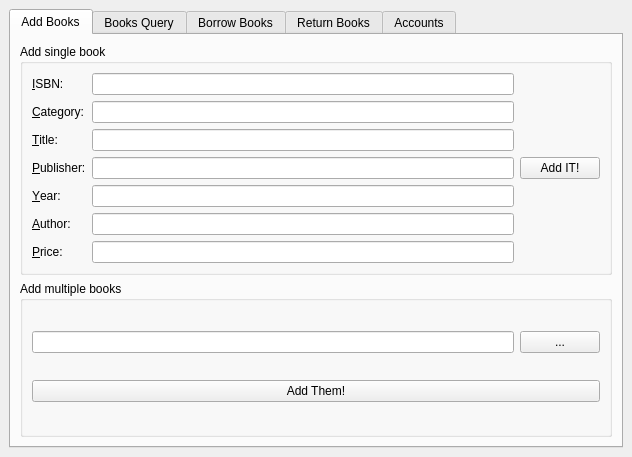
<?xml version="1.0" encoding="UTF-8"?>
<ui version="4.0">
 <class>MainWindow</class>
 <widget class="QMainWindow" name="MainWindow">
  <property name="geometry">
   <rect>
    <x>0</x>
    <y>0</y>
    <width>632</width>
    <height>457</height>
   </rect>
  </property>
  <property name="windowTitle">
   <string>Managment Platform</string>
  </property>
  <widget class="QWidget" name="centralwidget">
   <layout class="QGridLayout" name="gridLayout_6">
    <item row="0" column="0">
     <widget class="QTabWidget" name="tabWidget">
      <property name="currentIndex">
       <number>0</number>
      </property>
      <widget class="QWidget" name="addTab">
       <attribute name="title">
        <string>Add Books</string>
       </attribute>
       <layout class="QGridLayout" name="gridLayout">
        <item row="0" column="0">
         <layout class="QVBoxLayout" name="verticalLayout_4">
          <item>
           <widget class="QGroupBox" name="singleGroupBox">
            <property name="title">
             <string>Add single book</string>
            </property>
            <layout class="QHBoxLayout" name="horizontalLayout_3">
             <item>
              <layout class="QHBoxLayout" name="horizontalLayout">
               <item>
                <layout class="QVBoxLayout" name="verticalLayout_2">
                 <item>
                  <widget class="QLabel" name="ISBNLabel">
                   <property name="text">
                    <string>&amp;ISBN:</string>
                   </property>
                   <property name="buddy">
                    <cstring>ISBNEdit</cstring>
                   </property>
                  </widget>
                 </item>
                 <item>
                  <widget class="QLabel" name="categoryLabel">
                   <property name="text">
                    <string>&amp;Category:</string>
                   </property>
                   <property name="buddy">
                    <cstring>categoryEdit</cstring>
                   </property>
                  </widget>
                 </item>
                 <item>
                  <widget class="QLabel" name="titleLabel">
                   <property name="text">
                    <string>&amp;Title:</string>
                   </property>
                   <property name="buddy">
                    <cstring>titleEdit</cstring>
                   </property>
                  </widget>
                 </item>
                 <item>
                  <widget class="QLabel" name="publisherLabel">
                   <property name="text">
                    <string>&amp;Publisher:</string>
                   </property>
                   <property name="buddy">
                    <cstring>publiserEdit</cstring>
                   </property>
                  </widget>
                 </item>
                 <item>
                  <widget class="QLabel" name="yearLabel">
                   <property name="text">
                    <string>&amp;Year:</string>
                   </property>
                   <property name="buddy">
                    <cstring>yearEdit</cstring>
                   </property>
                  </widget>
                 </item>
                 <item>
                  <widget class="QLabel" name="authorLabel">
                   <property name="text">
                    <string>&amp;Author:</string>
                   </property>
                   <property name="buddy">
                    <cstring>authorEdit</cstring>
                   </property>
                  </widget>
                 </item>
                 <item>
                  <widget class="QLabel" name="priceLabel">
                   <property name="text">
                    <string>&amp;Price:</string>
                   </property>
                   <property name="buddy">
                    <cstring>priceEdit</cstring>
                   </property>
                  </widget>
                 </item>
                </layout>
               </item>
               <item>
                <layout class="QVBoxLayout" name="verticalLayout">
                 <item>
                  <widget class="QLineEdit" name="ISBNEdit"/>
                 </item>
                 <item>
                  <widget class="QLineEdit" name="categoryEdit"/>
                 </item>
                 <item>
                  <widget class="QLineEdit" name="titleEdit"/>
                 </item>
                 <item>
                  <widget class="QLineEdit" name="publiserEdit"/>
                 </item>
                 <item>
                  <widget class="QLineEdit" name="yearEdit"/>
                 </item>
                 <item>
                  <widget class="QLineEdit" name="authorEdit"/>
                 </item>
                 <item>
                  <widget class="QLineEdit" name="priceEdit"/>
                 </item>
                </layout>
               </item>
              </layout>
             </item>
             <item>
              <widget class="QPushButton" name="addButton">
               <property name="text">
                <string>Add IT!</string>
               </property>
              </widget>
             </item>
            </layout>
           </widget>
          </item>
          <item>
           <widget class="QGroupBox" name="multiGroupBox">
            <property name="title">
             <string>Add multiple books</string>
            </property>
            <layout class="QVBoxLayout" name="verticalLayout_3">
             <item>
              <layout class="QHBoxLayout" name="horizontalLayout_2">
               <item>
                <widget class="QLineEdit" name="fileEdit">
                 <property name="readOnly">
                  <bool>true</bool>
                 </property>
                </widget>
               </item>
               <item>
                <widget class="QPushButton" name="loadButton">
                 <property name="text">
                  <string>...</string>
                 </property>
                </widget>
               </item>
              </layout>
             </item>
             <item>
              <widget class="QPushButton" name="addmultiButton">
               <property name="text">
                <string>Add Them!</string>
               </property>
              </widget>
             </item>
            </layout>
           </widget>
          </item>
         </layout>
        </item>
       </layout>
      </widget>
      <widget class="QWidget" name="queeryTab">
       <attribute name="title">
        <string>Books Query</string>
       </attribute>
       <layout class="QGridLayout" name="gridLayout_2">
        <item row="0" column="0">
         <layout class="QVBoxLayout" name="verticalLayout_7">
          <item>
           <layout class="QHBoxLayout" name="horizontalLayout_6">
            <item>
             <layout class="QVBoxLayout" name="verticalLayout_6">
              <item>
               <widget class="QLabel" name="ISBNLabel_2">
                <property name="text">
                 <string>ISBN:</string>
                </property>
               </widget>
              </item>
              <item>
               <widget class="QLabel" name="categoryLabel_2">
                <property name="text">
                 <string>Category:</string>
                </property>
               </widget>
              </item>
              <item>
               <widget class="QLabel" name="titleLabel_2">
                <property name="text">
                 <string>Title:</string>
                </property>
               </widget>
              </item>
              <item>
               <widget class="QLabel" name="publisherLabel_2">
                <property name="text">
                 <string>Publisher:</string>
                </property>
               </widget>
              </item>
              <item>
               <widget class="QLabel" name="authorLabel_2">
                <property name="text">
                 <string>Author:</string>
                </property>
               </widget>
              </item>
              <item>
               <widget class="QLabel" name="label">
                <property name="text">
                 <string>Year from:</string>
                </property>
               </widget>
              </item>
              <item>
               <widget class="QLabel" name="label_3">
                <property name="text">
                 <string>Price from:</string>
                </property>
               </widget>
              </item>
             </layout>
            </item>
            <item>
             <layout class="QVBoxLayout" name="verticalLayout_5">
              <item>
               <widget class="QLineEdit" name="ISBNEdit_2"/>
              </item>
              <item>
               <widget class="QLineEdit" name="categoryEdit_2"/>
              </item>
              <item>
               <widget class="QLineEdit" name="titleEdit_2"/>
              </item>
              <item>
               <widget class="QLineEdit" name="publiserEdit_2"/>
              </item>
              <item>
               <widget class="QLineEdit" name="authorEdit_2"/>
              </item>
              <item>
               <layout class="QHBoxLayout" name="horizontalLayout_4">
                <item>
                 <widget class="QLineEdit" name="yearFromEdit"/>
                </item>
                <item>
                 <widget class="QLabel" name="label_2">
                  <property name="text">
                   <string>to:</string>
                  </property>
                 </widget>
                </item>
                <item>
                 <widget class="QLineEdit" name="yearToEdit"/>
                </item>
               </layout>
              </item>
              <item>
               <layout class="QHBoxLayout" name="horizontalLayout_5">
                <item>
                 <widget class="QLineEdit" name="priceFromEdit"/>
                </item>
                <item>
                 <widget class="QLabel" name="label_4">
                  <property name="text">
                   <string>to:</string>
                  </property>
                 </widget>
                </item>
                <item>
                 <widget class="QLineEdit" name="priceToEdit"/>
                </item>
               </layout>
              </item>
             </layout>
            </item>
            <item>
             <widget class="QPushButton" name="searchButton">
              <property name="text">
               <string>Search It!</string>
              </property>
             </widget>
            </item>
           </layout>
          </item>
          <item>
           <widget class="QTableView" name="queryTableView"/>
          </item>
         </layout>
        </item>
       </layout>
      </widget>
      <widget class="QWidget" name="borrowTab">
       <attribute name="title">
        <string>Borrow Books</string>
       </attribute>
       <layout class="QGridLayout" name="gridLayout_3">
        <item row="0" column="0">
         <layout class="QVBoxLayout" name="verticalLayout_16">
          <item>
           <layout class="QHBoxLayout" name="horizontalLayout_7">
            <item>
             <layout class="QVBoxLayout" name="verticalLayout_14">
              <item>
               <widget class="QLabel" name="label_5">
                <property name="text">
                 <string>&amp;ID: </string>
                </property>
                <property name="buddy">
                 <cstring>borrowIDEdit</cstring>
                </property>
               </widget>
              </item>
              <item>
               <widget class="QLabel" name="label_6">
                <property name="text">
                 <string>I&amp;SBN:</string>
                </property>
                <property name="buddy">
                 <cstring>borrowISBNEdit</cstring>
                </property>
               </widget>
              </item>
             </layout>
            </item>
            <item>
             <layout class="QVBoxLayout" name="verticalLayout_13">
              <item>
               <widget class="QLineEdit" name="borrowIDEdit"/>
              </item>
              <item>
               <widget class="QLineEdit" name="borrowISBNEdit"/>
              </item>
             </layout>
            </item>
            <item>
             <layout class="QVBoxLayout" name="verticalLayout_15">
              <item>
               <widget class="QPushButton" name="confirmButton">
                <property name="text">
                 <string>Comfirm ID</string>
                </property>
               </widget>
              </item>
              <item>
               <widget class="QPushButton" name="borrowbutton">
                <property name="text">
                 <string>Borrow IT!</string>
                </property>
               </widget>
              </item>
             </layout>
            </item>
           </layout>
          </item>
          <item>
           <widget class="QTableView" name="borrowTableView"/>
          </item>
         </layout>
        </item>
       </layout>
      </widget>
      <widget class="QWidget" name="returnTab">
       <attribute name="title">
        <string>Return Books</string>
       </attribute>
       <layout class="QGridLayout" name="gridLayout_4">
        <item row="0" column="0">
         <layout class="QVBoxLayout" name="verticalLayout_17">
          <item>
           <layout class="QHBoxLayout" name="horizontalLayout_8">
            <item>
             <layout class="QVBoxLayout" name="verticalLayout_18">
              <item>
               <widget class="QLabel" name="label_7">
                <property name="text">
                 <string>&amp;ID: </string>
                </property>
                <property name="buddy">
                 <cstring>returnIDEdit</cstring>
                </property>
               </widget>
              </item>
              <item>
               <widget class="QLabel" name="label_8">
                <property name="text">
                 <string>I&amp;SBN:</string>
                </property>
                <property name="buddy">
                 <cstring>returnISBNEdit</cstring>
                </property>
               </widget>
              </item>
             </layout>
            </item>
            <item>
             <layout class="QVBoxLayout" name="verticalLayout_19">
              <item>
               <widget class="QLineEdit" name="returnIDEdit"/>
              </item>
              <item>
               <widget class="QLineEdit" name="returnISBNEdit"/>
              </item>
             </layout>
            </item>
            <item>
             <layout class="QVBoxLayout" name="verticalLayout_20">
              <item>
               <widget class="QPushButton" name="confirmButton_2">
                <property name="text">
                 <string>Comfirm ID</string>
                </property>
               </widget>
              </item>
              <item>
               <widget class="QPushButton" name="returnButton">
                <property name="text">
                 <string>Return IT!</string>
                </property>
               </widget>
              </item>
             </layout>
            </item>
           </layout>
          </item>
          <item>
           <widget class="QTableView" name="returnTableView"/>
          </item>
         </layout>
        </item>
       </layout>
      </widget>
      <widget class="QWidget" name="accountTab">
       <attribute name="title">
        <string>Accounts</string>
       </attribute>
       <layout class="QGridLayout" name="gridLayout_5">
        <item row="0" column="0">
         <layout class="QHBoxLayout" name="horizontalLayout_9">
          <item>
           <widget class="QTableView" name="accountTableView"/>
          </item>
          <item>
           <layout class="QVBoxLayout" name="verticalLayout_21">
            <item>
             <widget class="QPushButton" name="addAccountButton">
              <property name="text">
               <string>&amp;Add an account</string>
              </property>
             </widget>
            </item>
            <item>
             <widget class="QPushButton" name="deleteAccountButton">
              <property name="text">
               <string>D&amp;elete an account</string>
              </property>
             </widget>
            </item>
            <item>
             <widget class="QPushButton" name="confirmEditButton">
              <property name="text">
               <string>&amp;Confirm changes</string>
              </property>
             </widget>
            </item>
            <item>
             <widget class="QPushButton" name="cancelEditButton">
              <property name="text">
               <string>&amp;Discard changes</string>
              </property>
             </widget>
            </item>
           </layout>
          </item>
         </layout>
        </item>
       </layout>
      </widget>
     </widget>
    </item>
   </layout>
  </widget>
 </widget>
 <tabstops>
  <tabstop>tabWidget</tabstop>
  <tabstop>ISBNEdit</tabstop>
  <tabstop>categoryEdit</tabstop>
  <tabstop>titleEdit</tabstop>
  <tabstop>publiserEdit</tabstop>
  <tabstop>yearEdit</tabstop>
  <tabstop>authorEdit</tabstop>
  <tabstop>priceEdit</tabstop>
  <tabstop>addButton</tabstop>
  <tabstop>fileEdit</tabstop>
  <tabstop>loadButton</tabstop>
  <tabstop>addmultiButton</tabstop>
  <tabstop>ISBNEdit_2</tabstop>
  <tabstop>categoryEdit_2</tabstop>
  <tabstop>titleEdit_2</tabstop>
  <tabstop>publiserEdit_2</tabstop>
  <tabstop>authorEdit_2</tabstop>
  <tabstop>yearFromEdit</tabstop>
  <tabstop>yearToEdit</tabstop>
  <tabstop>priceFromEdit</tabstop>
  <tabstop>priceToEdit</tabstop>
  <tabstop>searchButton</tabstop>
  <tabstop>queryTableView</tabstop>
  <tabstop>borrowIDEdit</tabstop>
  <tabstop>confirmButton</tabstop>
  <tabstop>borrowISBNEdit</tabstop>
  <tabstop>borrowbutton</tabstop>
  <tabstop>returnIDEdit</tabstop>
  <tabstop>confirmButton_2</tabstop>
  <tabstop>returnISBNEdit</tabstop>
  <tabstop>returnButton</tabstop>
  <tabstop>borrowTableView</tabstop>
  <tabstop>returnTableView</tabstop>
  <tabstop>accountTableView</tabstop>
  <tabstop>addAccountButton</tabstop>
  <tabstop>confirmEditButton</tabstop>
  <tabstop>cancelEditButton</tabstop>
  <tabstop>deleteAccountButton</tabstop>
 </tabstops>
 <resources/>
 <connections>
  <connection>
   <sender>borrowIDEdit</sender>
   <signal>returnPressed()</signal>
   <receiver>confirmButton</receiver>
   <slot>click()</slot>
   <hints>
    <hint type="sourcelabel">
     <x>371</x>
     <y>63</y>
    </hint>
    <hint type="destinationlabel">
     <x>606</x>
     <y>64</y>
    </hint>
   </hints>
  </connection>
  <connection>
   <sender>borrowISBNEdit</sender>
   <signal>returnPressed()</signal>
   <receiver>borrowbutton</receiver>
   <slot>click()</slot>
   <hints>
    <hint type="sourcelabel">
     <x>411</x>
     <y>91</y>
    </hint>
    <hint type="destinationlabel">
     <x>606</x>
     <y>93</y>
    </hint>
   </hints>
  </connection>
  <connection>
   <sender>returnIDEdit</sender>
   <signal>returnPressed()</signal>
   <receiver>confirmButton_2</receiver>
   <slot>click()</slot>
   <hints>
    <hint type="sourcelabel">
     <x>369</x>
     <y>63</y>
    </hint>
    <hint type="destinationlabel">
     <x>606</x>
     <y>64</y>
    </hint>
   </hints>
  </connection>
  <connection>
   <sender>returnISBNEdit</sender>
   <signal>returnPressed()</signal>
   <receiver>returnButton</receiver>
   <slot>click()</slot>
   <hints>
    <hint type="sourcelabel">
     <x>402</x>
     <y>91</y>
    </hint>
    <hint type="destinationlabel">
     <x>606</x>
     <y>93</y>
    </hint>
   </hints>
  </connection>
  <connection>
   <sender>ISBNEdit</sender>
   <signal>returnPressed()</signal>
   <receiver>categoryEdit</receiver>
   <slot>setFocus()</slot>
   <hints>
    <hint type="sourcelabel">
     <x>414</x>
     <y>83</y>
    </hint>
    <hint type="destinationlabel">
     <x>412</x>
     <y>109</y>
    </hint>
   </hints>
  </connection>
  <connection>
   <sender>categoryEdit</sender>
   <signal>returnPressed()</signal>
   <receiver>titleEdit</receiver>
   <slot>setFocus()</slot>
   <hints>
    <hint type="sourcelabel">
     <x>344</x>
     <y>109</y>
    </hint>
    <hint type="destinationlabel">
     <x>352</x>
     <y>135</y>
    </hint>
   </hints>
  </connection>
  <connection>
   <sender>titleEdit</sender>
   <signal>returnPressed()</signal>
   <receiver>publiserEdit</receiver>
   <slot>setFocus()</slot>
   <hints>
    <hint type="sourcelabel">
     <x>272</x>
     <y>135</y>
    </hint>
    <hint type="destinationlabel">
     <x>278</x>
     <y>161</y>
    </hint>
   </hints>
  </connection>
  <connection>
   <sender>publiserEdit</sender>
   <signal>returnPressed()</signal>
   <receiver>yearEdit</receiver>
   <slot>setFocus()</slot>
   <hints>
    <hint type="sourcelabel">
     <x>322</x>
     <y>161</y>
    </hint>
    <hint type="destinationlabel">
     <x>331</x>
     <y>187</y>
    </hint>
   </hints>
  </connection>
  <connection>
   <sender>yearEdit</sender>
   <signal>returnPressed()</signal>
   <receiver>authorEdit</receiver>
   <slot>setFocus()</slot>
   <hints>
    <hint type="sourcelabel">
     <x>446</x>
     <y>187</y>
    </hint>
    <hint type="destinationlabel">
     <x>454</x>
     <y>213</y>
    </hint>
   </hints>
  </connection>
  <connection>
   <sender>authorEdit</sender>
   <signal>returnPressed()</signal>
   <receiver>priceEdit</receiver>
   <slot>setFocus()</slot>
   <hints>
    <hint type="sourcelabel">
     <x>421</x>
     <y>213</y>
    </hint>
    <hint type="destinationlabel">
     <x>426</x>
     <y>239</y>
    </hint>
   </hints>
  </connection>
  <connection>
   <sender>priceEdit</sender>
   <signal>returnPressed()</signal>
   <receiver>ISBNEdit</receiver>
   <slot>setFocus()</slot>
   <hints>
    <hint type="sourcelabel">
     <x>262</x>
     <y>239</y>
    </hint>
    <hint type="destinationlabel">
     <x>246</x>
     <y>83</y>
    </hint>
   </hints>
  </connection>
  <connection>
   <sender>ISBNEdit_2</sender>
   <signal>returnPressed()</signal>
   <receiver>categoryEdit_2</receiver>
   <slot>setFocus()</slot>
   <hints>
    <hint type="sourcelabel">
     <x>499</x>
     <y>61</y>
    </hint>
    <hint type="destinationlabel">
     <x>517</x>
     <y>87</y>
    </hint>
   </hints>
  </connection>
  <connection>
   <sender>categoryEdit_2</sender>
   <signal>returnPressed()</signal>
   <receiver>titleEdit_2</receiver>
   <slot>setFocus()</slot>
   <hints>
    <hint type="sourcelabel">
     <x>451</x>
     <y>87</y>
    </hint>
    <hint type="destinationlabel">
     <x>463</x>
     <y>113</y>
    </hint>
   </hints>
  </connection>
  <connection>
   <sender>titleEdit_2</sender>
   <signal>returnPressed()</signal>
   <receiver>publiserEdit_2</receiver>
   <slot>setFocus()</slot>
   <hints>
    <hint type="sourcelabel">
     <x>400</x>
     <y>113</y>
    </hint>
    <hint type="destinationlabel">
     <x>409</x>
     <y>139</y>
    </hint>
   </hints>
  </connection>
  <connection>
   <sender>publiserEdit_2</sender>
   <signal>returnPressed()</signal>
   <receiver>authorEdit_2</receiver>
   <slot>setFocus()</slot>
   <hints>
    <hint type="sourcelabel">
     <x>339</x>
     <y>139</y>
    </hint>
    <hint type="destinationlabel">
     <x>346</x>
     <y>165</y>
    </hint>
   </hints>
  </connection>
  <connection>
   <sender>authorEdit_2</sender>
   <signal>returnPressed()</signal>
   <receiver>yearFromEdit</receiver>
   <slot>setFocus()</slot>
   <hints>
    <hint type="sourcelabel">
     <x>387</x>
     <y>165</y>
    </hint>
    <hint type="destinationlabel">
     <x>296</x>
     <y>192</y>
    </hint>
   </hints>
  </connection>
  <connection>
   <sender>yearFromEdit</sender>
   <signal>returnPressed()</signal>
   <receiver>yearToEdit</receiver>
   <slot>setFocus()</slot>
   <hints>
    <hint type="sourcelabel">
     <x>296</x>
     <y>192</y>
    </hint>
    <hint type="destinationlabel">
     <x>524</x>
     <y>192</y>
    </hint>
   </hints>
  </connection>
  <connection>
   <sender>yearToEdit</sender>
   <signal>returnPressed()</signal>
   <receiver>priceFromEdit</receiver>
   <slot>setFocus()</slot>
   <hints>
    <hint type="sourcelabel">
     <x>524</x>
     <y>192</y>
    </hint>
    <hint type="destinationlabel">
     <x>296</x>
     <y>220</y>
    </hint>
   </hints>
  </connection>
  <connection>
   <sender>priceFromEdit</sender>
   <signal>returnPressed()</signal>
   <receiver>priceToEdit</receiver>
   <slot>setFocus()</slot>
   <hints>
    <hint type="sourcelabel">
     <x>296</x>
     <y>220</y>
    </hint>
    <hint type="destinationlabel">
     <x>524</x>
     <y>220</y>
    </hint>
   </hints>
  </connection>
  <connection>
   <sender>priceToEdit</sender>
   <signal>returnPressed()</signal>
   <receiver>ISBNEdit_2</receiver>
   <slot>setFocus()</slot>
   <hints>
    <hint type="sourcelabel">
     <x>524</x>
     <y>220</y>
    </hint>
    <hint type="destinationlabel">
     <x>525</x>
     <y>61</y>
    </hint>
   </hints>
  </connection>
 </connections>
</ui>
